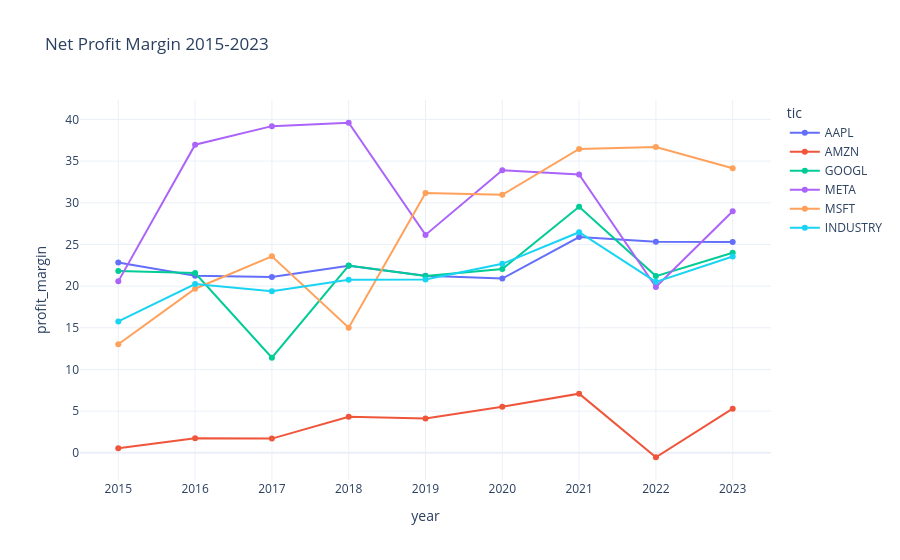

The code cell stored with this chart in its notebook:
### Markdown cell above
# Step 8: Visualization 1 - Net Profit Margin Trend (2015-2023)

### Code cell
# Plot 1: Net Profit Margin Trend
fig = px.line(final_df, x='year', y='profit_margin', color='tic',
              markers=True, template='plotly_white',
              title='Net Profit Margin 2015-2023')
fig.show()

### Figure 1 — Plotly figure (JSON) as saved in the notebook; plotly's stock layout.template omitted (floating-point values rounded to 4 significant figures)
{"data": [{"hovertemplate": "tic=AAPL<br>year=%{x}<br>profit_margin=%{y}<extra></extra>", "legendgroup": "AAPL", "line": {"color": "#636efa", "dash": "solid"}, "marker": {"symbol": "circle"}, "mode": "lines+markers", "name": "AAPL", "orientation": "v", "showlegend": true, "type": "scatter", "x": [2015, 2016, 2017, 2018, 2019, 2020, 2021, 2022, 2023], "xaxis": "x", "y": [22.85, 21.24, 21.09, 22.43, 21.24, 20.91, 25.88, 25.31, 25.31], "yaxis": "y"}, {"hovertemplate": "tic=AMZN<br>year=%{x}<br>profit_margin=%{y}<extra></extra>", "legendgroup": "AMZN", "line": {"color": "#EF553B", "dash": "solid"}, "marker": {"symbol": "circle"}, "mode": "lines+markers", "name": "AMZN", "orientation": "v", "showlegend": true, "type": "scatter", "x": [2015, 2016, 2017, 2018, 2019, 2020, 2021, 2022, 2023], "xaxis": "x", "y": [0.557, 1.744, 1.705, 4.325, 4.131, 5.525, 7.101, -0.5296, 5.293], "yaxis": "y"}, {"hovertemplate": "tic=GOOGL<br>year=%{x}<br>profit_margin=%{y}<extra></extra>", "legendgroup": "GOOGL", "line": {"color": "#00cc96", "dash": "solid"}, "marker": {"symbol": "circle"}, "mode": "lines+markers", "name": "GOOGL", "orientation": "v", "showlegend": true, "type": "scatter", "x": [2015, 2016, 2017, 2018, 2019, 2020, 2021, 2022, 2023], "xaxis": "x", "y": [21.8, 21.58, 11.42, 22.46, 21.22, 22.06, 29.51, 21.2, 24.01], "yaxis": "y"}, {"hovertemplate": "tic=META<br>year=%{x}<br>profit_margin=%{y}<extra></extra>", "legendgroup": "META", "line": {"color": "#ab63fa", "dash": "solid"}, "marker": {"symbol": "circle"}, "mode": "lines+markers", "name": "META", "orientation": "v", "showlegend": true, "type": "scatter", "x": [2015, 2016, 2017, 2018, 2019, 2020, 2021, 2022, 2023], "xaxis": "x", "y": [20.57, 36.97, 39.2, 39.6, 26.15, 33.9, 33.38, 19.9, 28.98], "yaxis": "y"}, {"hovertemplate": "tic=MSFT<br>year=%{x}<br>profit_margin=%{y}<extra></extra>", "legendgroup": "MSFT", "line": {"color": "#FFA15A", "dash": "solid"}, "marker": {"symbol": "circle"}, "mode": "lines+markers", "name": "MSFT", "orientation": "v", "showlegend": true, "type": "scatter", "x": [2015, 2016, 2017, 2018, 2019, 2020, 2021, 2022, 2023], "xaxis": "x", "y": [13.03, 19.69, 23.57, 15.02, 31.18, 30.96, 36.45, 36.69, 34.15], "yaxis": "y"}, {"hovertemplate": "tic=INDUSTRY<br>year=%{x}<br>profit_margin=%{y}<extra></extra>", "legendgroup": "INDUSTRY", "line": {"color": "#19d3f3", "dash": "solid"}, "marker": {"symbol": "circle"}, "mode": "lines+markers", "name": "INDUSTRY", "orientation": "v", "showlegend": true, "type": "scatter", "x": [2015, 2016, 2017, 2018, 2019, 2020, 2021, 2022, 2023], "xaxis": "x", "y": [15.76, 20.24, 19.4, 20.77, 20.78, 22.67, 26.47, 20.51, 23.55], "yaxis": "y"}], "layout": {"legend": {"title": {"text": "tic"}, "tracegroupgap": 0}, "title": {"text": "Net Profit Margin 2015-2023"}, "xaxis": {"anchor": "y", "domain": [0, 1], "title": {"text": "year"}}, "yaxis": {"anchor": "x", "domain": [0, 1], "title": {"text": "profit_margin"}}}}
